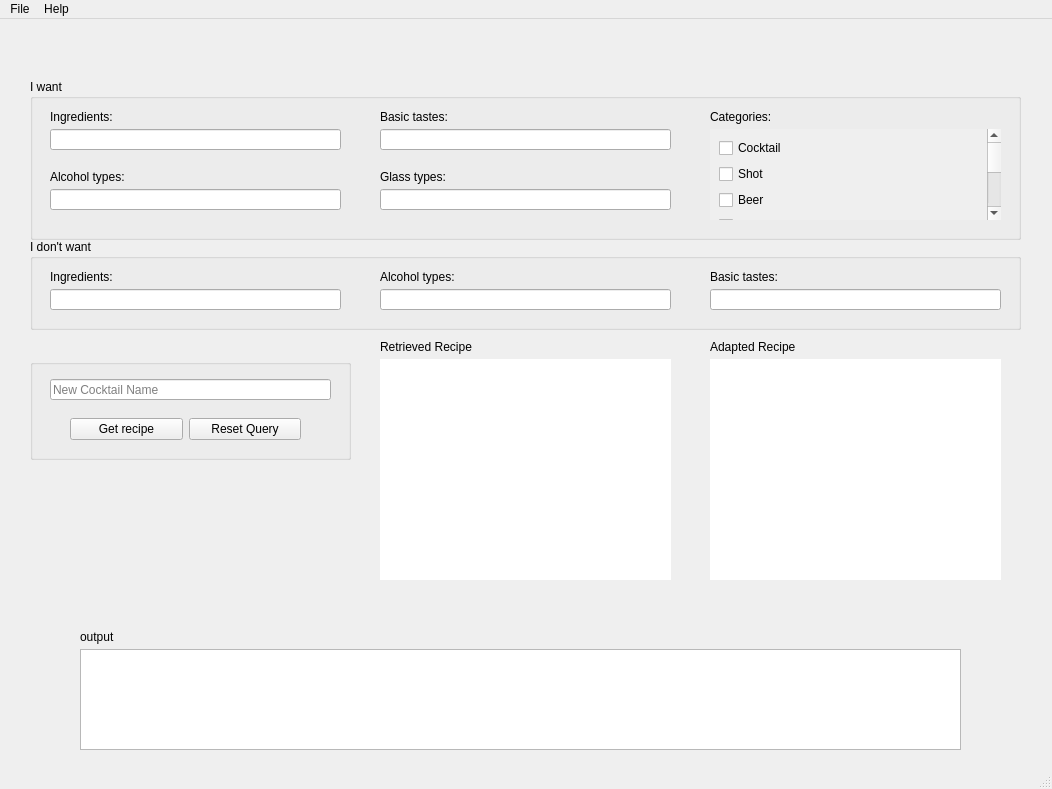
<?xml version="1.0" encoding="UTF-8"?>
<ui version="4.0">
 <class>CocktailsCBR</class>
 <widget class="QMainWindow" name="CocktailsCBR">
  <property name="geometry">
   <rect>
    <x>0</x>
    <y>0</y>
    <width>1052</width>
    <height>789</height>
   </rect>
  </property>
  <property name="windowTitle">
   <string>Cocktails CBR</string>
  </property>
  <property name="styleSheet">
   <string notr="true">background-image:rgb(237, 148, 255)</string>
  </property>
  <widget class="QWidget" name="centralwidget">
   <widget class="QGroupBox" name="groupBox">
    <property name="geometry">
     <rect>
      <x>30</x>
      <y>60</y>
      <width>991</width>
      <height>161</height>
     </rect>
    </property>
    <property name="title">
     <string>I want</string>
    </property>
    <widget class="QLineEdit" name="text_ingredients">
     <property name="geometry">
      <rect>
       <x>20</x>
       <y>50</y>
       <width>291</width>
       <height>21</height>
      </rect>
     </property>
    </widget>
    <widget class="QLabel" name="label_2">
     <property name="geometry">
      <rect>
       <x>20</x>
       <y>30</y>
       <width>121</width>
       <height>16</height>
      </rect>
     </property>
     <property name="text">
      <string>Ingredients:</string>
     </property>
    </widget>
    <widget class="QLabel" name="label_3">
     <property name="geometry">
      <rect>
       <x>20</x>
       <y>90</y>
       <width>121</width>
       <height>16</height>
      </rect>
     </property>
     <property name="text">
      <string>Alcohol types:</string>
     </property>
    </widget>
    <widget class="QLineEdit" name="text_alc_types">
     <property name="geometry">
      <rect>
       <x>20</x>
       <y>110</y>
       <width>291</width>
       <height>21</height>
      </rect>
     </property>
    </widget>
    <widget class="QLabel" name="label_4">
     <property name="geometry">
      <rect>
       <x>350</x>
       <y>30</y>
       <width>121</width>
       <height>16</height>
      </rect>
     </property>
     <property name="text">
      <string>Basic tastes:</string>
     </property>
    </widget>
    <widget class="QLineEdit" name="text_basic_tastes">
     <property name="geometry">
      <rect>
       <x>350</x>
       <y>50</y>
       <width>291</width>
       <height>21</height>
      </rect>
     </property>
    </widget>
    <widget class="QLineEdit" name="text_glass_types">
     <property name="geometry">
      <rect>
       <x>350</x>
       <y>110</y>
       <width>291</width>
       <height>21</height>
      </rect>
     </property>
    </widget>
    <widget class="QScrollArea" name="scrollArea">
     <property name="geometry">
      <rect>
       <x>680</x>
       <y>50</y>
       <width>291</width>
       <height>91</height>
      </rect>
     </property>
     <property name="frameShape">
      <enum>QFrame::NoFrame</enum>
     </property>
     <property name="widgetResizable">
      <bool>true</bool>
     </property>
     <widget class="QWidget" name="categoriesBox">
      <property name="geometry">
       <rect>
        <x>0</x>
        <y>0</y>
        <width>276</width>
        <height>163</height>
       </rect>
      </property>
      <layout class="QVBoxLayout" name="verticalLayout">
       <item>
        <widget class="QCheckBox" name="QCheckBox1">
         <property name="text">
          <string>Cocktail</string>
         </property>
        </widget>
       </item>
       <item>
        <widget class="QCheckBox" name="QCheckBox1">
         <property name="text">
          <string>Shot</string>
         </property>
        </widget>
       </item>
       <item>
        <widget class="QCheckBox" name="QCheckBox3">
         <property name="text">
          <string>Beer</string>
         </property>
        </widget>
       </item>
       <item>
        <widget class="QCheckBox" name="QCheckBox4">
         <property name="text">
          <string>Ordinary drink</string>
         </property>
        </widget>
       </item>
       <item>
        <widget class="QCheckBox" name="QCheckBox5">
         <property name="text">
          <string>Coffee / Tea</string>
         </property>
        </widget>
       </item>
       <item>
        <widget class="QCheckBox" name="QCheckBox6">
         <property name="text">
          <string>Punch / Party drink</string>
         </property>
        </widget>
       </item>
       <item>
        <widget class="QCheckBox" name="QCheckBox9">
         <property name="text">
          <string>Other/Unknown</string>
         </property>
        </widget>
       </item>
      </layout>
     </widget>
    </widget>
    <widget class="QLabel" name="label_5">
     <property name="geometry">
      <rect>
       <x>680</x>
       <y>30</y>
       <width>121</width>
       <height>16</height>
      </rect>
     </property>
     <property name="text">
      <string>Categories:</string>
     </property>
    </widget>
    <widget class="QLabel" name="label_8">
     <property name="geometry">
      <rect>
       <x>350</x>
       <y>90</y>
       <width>121</width>
       <height>16</height>
      </rect>
     </property>
     <property name="text">
      <string>Glass types:</string>
     </property>
    </widget>
   </widget>
   <widget class="QGroupBox" name="groupBox_2">
    <property name="geometry">
     <rect>
      <x>30</x>
      <y>220</y>
      <width>991</width>
      <height>91</height>
     </rect>
    </property>
    <property name="title">
     <string>I don't want</string>
    </property>
    <widget class="QLineEdit" name="text_exc_ingredients">
     <property name="geometry">
      <rect>
       <x>20</x>
       <y>50</y>
       <width>291</width>
       <height>21</height>
      </rect>
     </property>
    </widget>
    <widget class="QLabel" name="label_6">
     <property name="geometry">
      <rect>
       <x>20</x>
       <y>30</y>
       <width>121</width>
       <height>16</height>
      </rect>
     </property>
     <property name="text">
      <string>Ingredients:</string>
     </property>
    </widget>
    <widget class="QLabel" name="label_9">
     <property name="geometry">
      <rect>
       <x>350</x>
       <y>30</y>
       <width>121</width>
       <height>16</height>
      </rect>
     </property>
     <property name="text">
      <string>Alcohol types:</string>
     </property>
    </widget>
    <widget class="QLineEdit" name="text_exc_alc_types">
     <property name="geometry">
      <rect>
       <x>350</x>
       <y>50</y>
       <width>291</width>
       <height>21</height>
      </rect>
     </property>
    </widget>
    <widget class="QLabel" name="label_10">
     <property name="geometry">
      <rect>
       <x>680</x>
       <y>30</y>
       <width>121</width>
       <height>16</height>
      </rect>
     </property>
     <property name="text">
      <string>Basic tastes:</string>
     </property>
    </widget>
    <widget class="QLineEdit" name="text_exc_basic_tastes">
     <property name="geometry">
      <rect>
       <x>680</x>
       <y>50</y>
       <width>291</width>
       <height>21</height>
      </rect>
     </property>
    </widget>
   </widget>
   <widget class="QTextBrowser" name="logText">
    <property name="geometry">
     <rect>
      <x>80</x>
      <y>630</y>
      <width>881</width>
      <height>101</height>
     </rect>
    </property>
   </widget>
   <widget class="QLabel" name="label">
    <property name="geometry">
     <rect>
      <x>340</x>
      <y>10</y>
      <width>411</width>
      <height>61</height>
     </rect>
    </property>
    <property name="font">
     <font>
      <family>Helvetica</family>
      <pointsize>24</pointsize>
     </font>
    </property>
    <property name="styleSheet">
     <string notr="true">background-image:url(:/title.png)</string>
    </property>
    <property name="text">
     <string/>
    </property>
   </widget>
   <widget class="QLabel" name="label_7">
    <property name="geometry">
     <rect>
      <x>80</x>
      <y>610</y>
      <width>59</width>
      <height>16</height>
     </rect>
    </property>
    <property name="text">
     <string>output</string>
    </property>
   </widget>
   <widget class="QGroupBox" name="groupBox_3">
    <property name="geometry">
     <rect>
      <x>30</x>
      <y>340</y>
      <width>321</width>
      <height>101</height>
     </rect>
    </property>
    <property name="title">
     <string/>
    </property>
    <widget class="QLineEdit" name="text_name">
     <property name="geometry">
      <rect>
       <x>20</x>
       <y>20</y>
       <width>281</width>
       <height>21</height>
      </rect>
     </property>
     <property name="text">
      <string/>
     </property>
     <property name="echoMode">
      <enum>QLineEdit::Normal</enum>
     </property>
     <property name="readOnly">
      <bool>false</bool>
     </property>
     <property name="placeholderText">
      <string>New Cocktail Name</string>
     </property>
    </widget>
    <widget class="QWidget" name="gridLayoutWidget">
     <property name="geometry">
      <rect>
       <x>40</x>
       <y>50</y>
       <width>231</width>
       <height>40</height>
      </rect>
     </property>
     <layout class="QGridLayout" name="gridLayout">
      <item row="0" column="0">
       <widget class="QPushButton" name="btn_getrecipes">
        <property name="text">
         <string>Get recipe</string>
        </property>
        <property name="checkable">
         <bool>false</bool>
        </property>
        <property name="autoDefault">
         <bool>false</bool>
        </property>
        <property name="default">
         <bool>false</bool>
        </property>
        <property name="flat">
         <bool>false</bool>
        </property>
       </widget>
      </item>
      <item row="0" column="1">
       <widget class="QPushButton" name="btn_resetquery">
        <property name="text">
         <string>Reset Query</string>
        </property>
        <property name="checkable">
         <bool>false</bool>
        </property>
        <property name="autoDefault">
         <bool>false</bool>
        </property>
        <property name="default">
         <bool>false</bool>
        </property>
        <property name="flat">
         <bool>false</bool>
        </property>
       </widget>
      </item>
     </layout>
    </widget>
   </widget>
   <widget class="QTextBrowser" name="or_recipe_text">
    <property name="geometry">
     <rect>
      <x>380</x>
      <y>340</y>
      <width>291</width>
      <height>221</height>
     </rect>
    </property>
    <property name="frameShape">
     <enum>QFrame::NoFrame</enum>
    </property>
   </widget>
   <widget class="QLabel" name="label_11">
    <property name="geometry">
     <rect>
      <x>380</x>
      <y>320</y>
      <width>131</width>
      <height>16</height>
     </rect>
    </property>
    <property name="text">
     <string>Retrieved Recipe</string>
    </property>
   </widget>
   <widget class="QTextBrowser" name="ad_recipe_text">
    <property name="geometry">
     <rect>
      <x>710</x>
      <y>340</y>
      <width>291</width>
      <height>221</height>
     </rect>
    </property>
    <property name="frameShape">
     <enum>QFrame::NoFrame</enum>
    </property>
   </widget>
   <widget class="QLabel" name="label_12">
    <property name="geometry">
     <rect>
      <x>710</x>
      <y>320</y>
      <width>131</width>
      <height>16</height>
     </rect>
    </property>
    <property name="text">
     <string>Adapted Recipe</string>
    </property>
   </widget>
  </widget>
  <widget class="QMenuBar" name="menubar">
   <property name="enabled">
    <bool>true</bool>
   </property>
   <property name="geometry">
    <rect>
     <x>0</x>
     <y>0</y>
     <width>1052</width>
     <height>22</height>
    </rect>
   </property>
   <widget class="QMenu" name="menuFile">
    <property name="title">
     <string>File</string>
    </property>
    <addaction name="actionLoad"/>
    <addaction name="actionExport"/>
   </widget>
   <widget class="QMenu" name="menuHelp">
    <property name="title">
     <string>Help</string>
    </property>
    <addaction name="actionUser_Manual"/>
    <addaction name="actionAbout"/>
   </widget>
   <addaction name="menuFile"/>
   <addaction name="menuHelp"/>
  </widget>
  <widget class="QStatusBar" name="statusbar"/>
  <action name="actionLoad">
   <property name="text">
    <string>Load constraints</string>
   </property>
  </action>
  <action name="actionExport">
   <property name="text">
    <string>Export..</string>
   </property>
  </action>
  <action name="actionUser_Manual">
   <property name="text">
    <string>User Manual</string>
   </property>
  </action>
  <action name="actionAbout">
   <property name="text">
    <string>About</string>
   </property>
  </action>
 </widget>
 <resources/>
 <connections/>
</ui>
